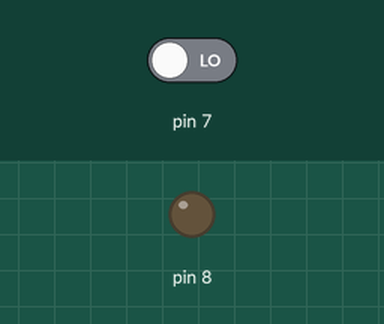
Bench run of a sketch on a simulated Arduino Uno, built with avr-gcc and run on an emulated ATmega328P. Shown: output pins drawn as LEDs (lit = HIGH). The test bench sets the inputs (shaded band); at power-on: pin 7 LOW.

Above: at 1.2 s.
1.3 s: pin 7 driven HIGH
At 2.4 s:
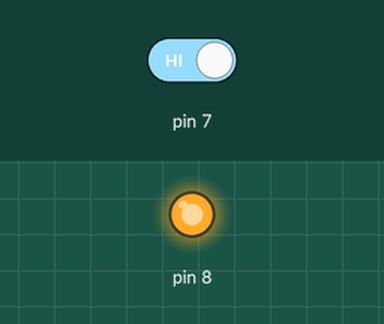
2.8 s: pin 7 driven LOW
At 3.6 s:
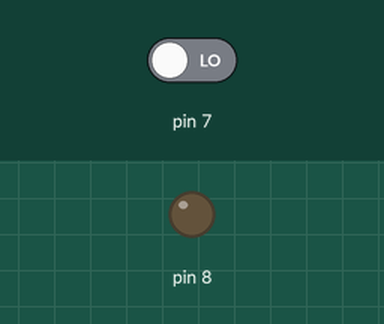
Timing chart, 0 to 5.8 s (numbered marks = the images above; inputs shaded):
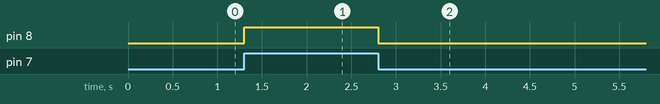

Measured:
- after the input at 1.3 s, pin 8: LOW → HIGH at once
- after the input at 2.8 s, pin 8: HIGH → LOW at once

The sketch:

Clase_Arduino_IvanaCurra_Ejercicio3.ino
```cpp
int estado=0;

void setup() {
  // put your setup code here, to run once:
  pinMode(8, OUTPUT);
  pinMode(7, INPUT);
}

void loop() {
  // put your main code here, to run repeatedly:
  estado=digitalRead(7);
  if(estado==HIGH)
  {
    digitalWrite(8, HIGH);
  }
  else
  {
    digitalWrite(8, LOW);
  }
}
```
